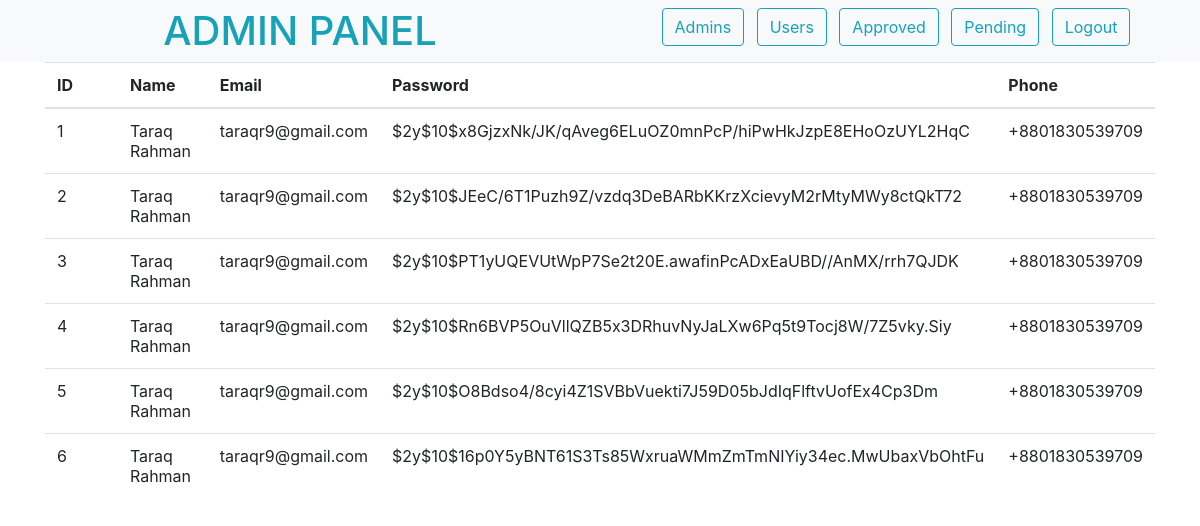
Page /admin/users.php on the earlier database version.
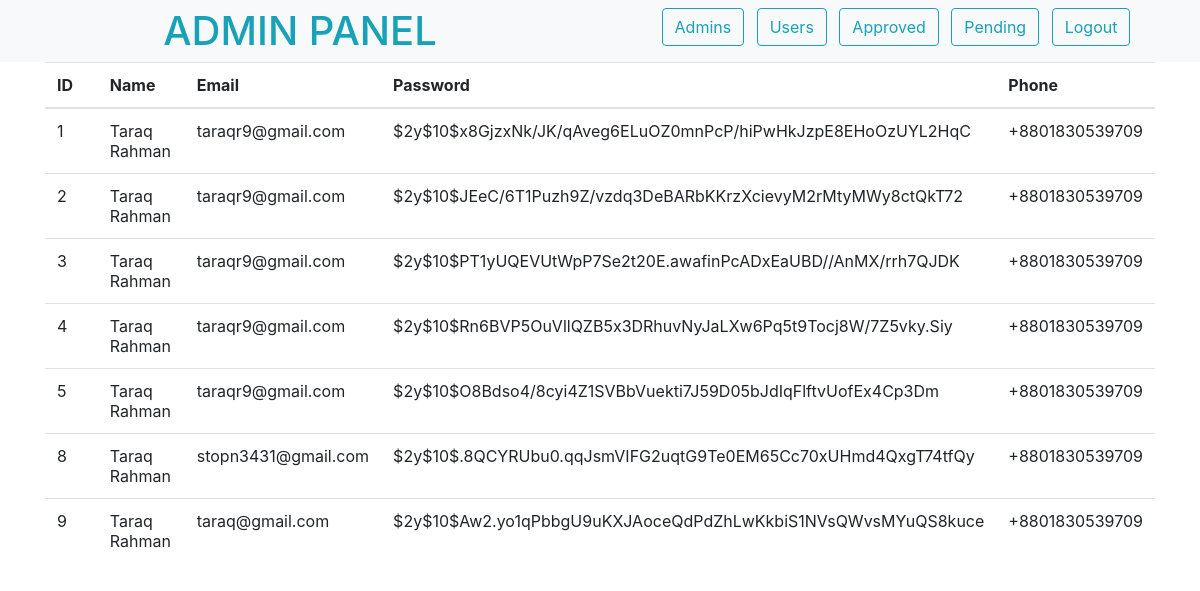
Same page on the later database version.
### tables this page shows
CREATE TABLE `user` (
  `id` int(11) NOT NULL,
  `name` varchar(50) NOT NULL,
  `email` varchar(255) NOT NULL,
  `password` varchar(255) NOT NULL,
  `phone` varchar(25) NOT NULL,
  `address` varchar(255) NOT NULL
);

### init.php (called while the page is built, shortened)
<?php
$source = new source;
?>

### classes/source.php (called while the page is built, shortened)
<?php
class source extends db{
    public $Query;
    public function Query($query,$param = []){
        if(empty($param)){
            $this->Query = $this->db->prepare($query);
            return $this->Query->execute();
        }else{
            $this->Query = $this->db->prepare($query);
            return $this->Query->execute($param);
        }
    }
    public function CountRows(){
        return $this->Query->rowCount();
    }
    public function FetchAll(){
        return $this->Query->FetchAll(PDO::FETCH_OBJ);
    }
}
?>

### classes/db.php (called while the page is built, shortened)
<?php
class db{
    private $host = "localhost";
    private $username = "root";
    private $password = "";
    private $database = "bookshop";
    public function __construct(){
        try{
            $this->db = new PDO("mysql:hsot=".$this->host.";dbname=".$this->database,
            $this->username,$this->password);
        }catch(PDOException $e){
            echo "Connection problem : ".$e->getMessage();
        }
    }
}
?>

### admin/users.php (the view, shortened to what this page needs)
<?php
include "../init.php";
?>
<html>
<head>
    <link rel="stylesheet" href="https://maxcdn.bootstrapcdn.com/bootstrap/4.0.0/css/bootstrap.min.css" />
</head>
<body>
    <div class="container-fluid sticky-top">
        <div class="row bg-light">
            <h1 class="text-info col-6 text-center m-auto">ADMIN PANEL</h1>
            <div class="col-6 text-center ml-auto mt-2">
                <form action="" method="POST">
                    <input type="submit" value="Admins" name="admin" class="btn btn-outline-info mr-2" />
                    <input type="submit" value="Users" name="users" class="btn btn-outline-info mr-2" />
                    <input type="submit" value="Approved" name="approved" class="btn btn-outline-info mr-2" />
                    <input type="submit" value="Pending" name="pending" class="btn btn-outline-info mr-2" />
                    <a href="logout.php" class="btn btn-outline-info mr-2">Logout</a>
                </form>
            </div>
        </div>
    </div>
  <div class="container-fluid">
    <div class="container">
      <table class="table table-hover">
        <thead>
          <tr>
            <th class="col-1">ID</th>
            <th class="col-1">Name</th>
            <th class="col-1">Email</th>
            <th class="col-1">Password</th>
            <th class="col-1">Phone</th>
          </tr>
        </thead>
        <tbody>
          <?php
            $query = $source->Query("SELECT * FROM user");
            $details = $source->FetchAll();
            $numrow = $source->CountRows();
            if($numrow>0){
              foreach($details as $row):
                if(!empty($delete)){
                    echo "
                <tr>
                <td>".$row->id."</td>
                <td>".$row->name."</td>
                <td>".$row->email."</td>
                <td>".$row->password."</td>
                <td>".$row->phone."</td>
                ".$delete."
                </tr>";
                }else{
                    echo "
                <tr>
                <td>".$row->id."</td>
                <td>".$row->name."</td>
                <td>".$row->email."</td>
                <td>".$row->password."</td>
                <td>".$row->phone."</td>
                </tr>";
                }
              endforeach;
            }
          ?>
        </tbody>
      </table>
    </div>
  </div>
</body>
</html>

Differences in the rows shown:
removed user: id "6", name "Taraq Rahman", email "taraqr9@gmail.com", password "$2y$10$16p0Y5yBNT61S3Ts85WxruaWMmZmTmNIYiy34ec.MwUbaxVbOhtFu", phone "+8801830539709"
added user: id "8", name "Taraq Rahman", email "stopn3431@gmail.com", password "$2y$10$.8QCYRUbu0.qqJsmVIFG2uqtG9Te0EM65Cc70xUHmd4QxgT74tfQy", phone "+8801830539709"
added user: id "9", name "Taraq Rahman", email "taraq@gmail.com", password "$2y$10$Aw2.yo1qPbbgU9uKXJAoceQdPdZhLwKkbiS1NVsQWvsMYuQS8kuce", phone "+8801830539709"
